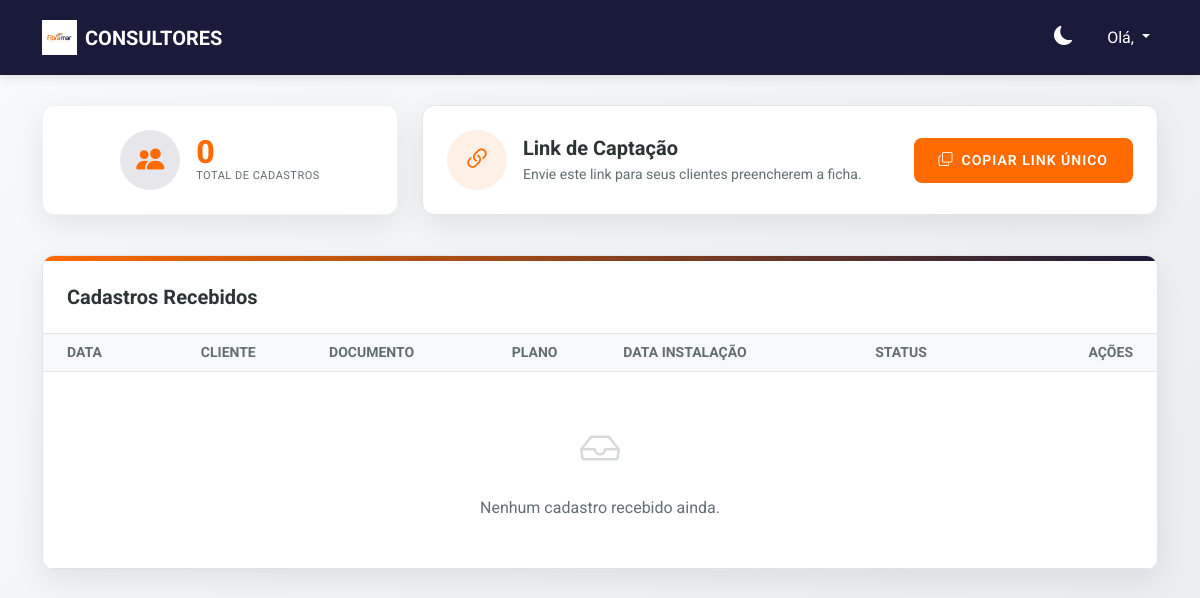
The app's page / (signed in), older data.
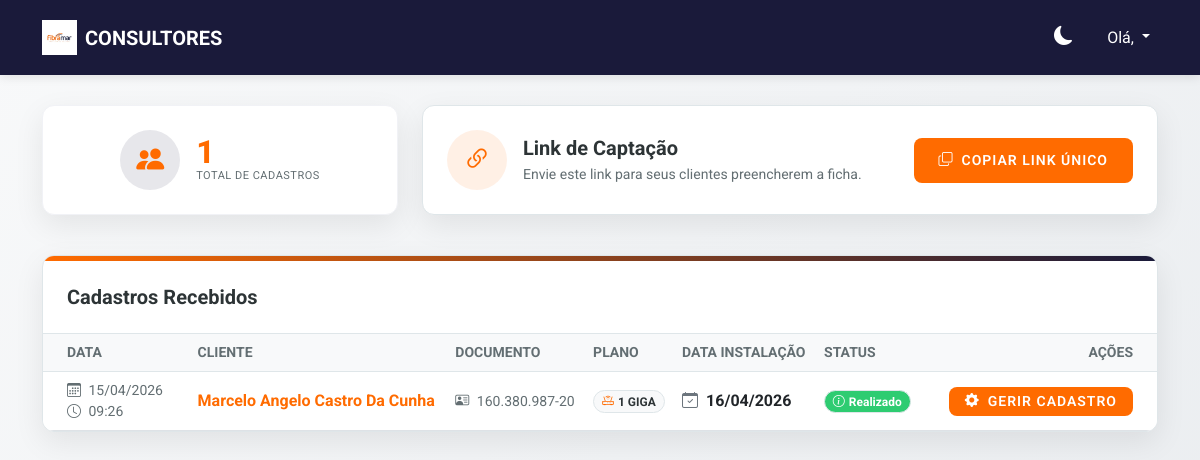
The same page, newer data.
### cadastros/models.py (models this page shows, shortened)
class Cadastro(models.Model):
    TIPO_PESSOA_CHOICES = [
        ('pf', 'Pessoa Física'),
        ('pj', 'Pessoa Jurídica'),
    ]
    PERIODO_CHOICES = [
        ('manha', 'Manhã'),
        ('tarde', 'Tarde'),
    ]
    STATUS_CHOICES = [
        ('pendente', 'Pendente'),
        ('aguardando', 'Aguardando Confirmação'),
        ('realizado', 'Realizado'),
        ('cancelado', 'Cancelado'),
    ]
    tipo_pessoa = models.CharField(max_length=2, choices=TIPO_PESSOA_CHOICES, default='pf')
    documento = models.CharField(max_length=20) # CPF ou CNPJ
    nome_razao = models.CharField(max_length=255) # Nome ou Razão Social
    nome_fantasia = models.CharField(max_length=255, blank=True, null=True)
    rg = models.CharField(max_length=20, blank=True, null=True)
    inscricao_estadual = models.CharField(max_length=50, blank=True, null=True)
    data_nascimento = models.DateField(blank=True, null=True)
    contrato_social = models.FileField(upload_to='contratos/', blank=True, null=True)
    comprovante_residencia = models.FileField(upload_to='comprovantes/', blank=True, null=True)
    foto_documento_frente = models.FileField(upload_to='documentos/', blank=True, null=True)
    foto_documento_verso = models.FileField(upload_to='documentos/', blank=True, null=True)
    selfie_documento = models.FileField(upload_to='selfies/', blank=True, null=True)
    levar_termo = models.BooleanField(default=False) # Opção para Unamar/Cabo Frio/SP
    email = models.EmailField()
    telefone = models.CharField(max_length=20)
    cep = models.CharField(max_length=10)
    cidade = models.CharField(max_length=100)
    bairro = models.CharField(max_length=100)
    endereco = models.CharField(max_length=255)
    referencia = models.TextField()
    google_maps_link = models.URLField(max_length=500, blank=True, null=True)
    plano = models.CharField(max_length=100)
    fidelidade = models.BooleanField(default=True)
    vencimento = models.CharField(max_length=2)
    vencimento_id = models.CharField(max_length=10, blank=True, null=True)
    opcional = models.BooleanField(default=False)
    pagamento_instalacao = models.CharField(max_length=50)
    data_instalacao = models.DateField()
    periodo_instalacao = models.CharField(max_length=10, choices=PERIODO_CHOICES)
    origem = models.CharField(max_length=100)
    consultor = models.ForeignKey(User, on_delete=models.SET_NULL, null=True, blank=True)
    data_cadastro = models.DateTimeField(auto_now_add=True)
    status = models.CharField(max_length=20, choices=STATUS_CHOICES, default='pendente')
    @property
    def plano_velocidade(self):
        planos_nomes = {
            'essencial': '240 MEGA',
            'rapido': '400 MEGA',
            'turbo': '500 MEGA',
            'ultra': '600 MEGA',
            '1giga': '1 GIGA',
            'plano_300': '300 MEGA',
            'plano_700': '700 MEGA'
        }
        return planos_nomes.get(self.plano, self.plano)
    class Meta:
        verbose_name = "Cadastro"
        verbose_name_plural = "Cadastros"

### cadastros/views.py (the view)
# urls.py: path('', views.dashboard, name='dashboard'),
@login_required
def dashboard(request):
    cadastros = Cadastro.objects.filter(consultor=request.user).order_by('-data_cadastro')
    return render(request, 'cadastros/dashboard.html', {
        'cadastros': cadastros,
        'status_choices': Cadastro.STATUS_CHOICES
    })

### templates/cadastros/dashboard.html (shortened to what the changed rows need)
{% extends "base.html" %}
{% load static %}
{% block content %}
<div class="dashboard-wrapper">
    <div class="container-fluid">
        <div class="row mb-4">
            <div class="col-md-4 mb-3">
                <div class="card-premium stats-card d-flex align-items-center justify-content-center p-4">
                    <div class="text-start">
                        <div class="value mb-0">{{ cadastros.count }}</div>
                        <div class="label">Total de Cadastros</div>
                    </div>
                </div>
            </div>
        </div>
        <div class="card-premium">
            <div class="p-0">
                <div class="table-responsive">
                    <table class="table table-hover mb-0">
                        <thead class="bg-light">
                            <tr>
                                <th class="px-4 border-0 text-muted small fw-bold">DATA</th>
                                <th class="border-0 text-muted small fw-bold">CLIENTE</th>
                                <th class="border-0 text-muted small fw-bold">DOCUMENTO</th>
                                <th class="border-0 text-muted small fw-bold">PLANO</th>
                                <th class="border-0 text-muted small fw-bold">DATA INSTALAÇÃO</th>
                                <th class="border-0 text-muted small fw-bold">STATUS</th>
                                <th class="px-4 border-0 text-muted small fw-bold text-end">AÇÕES</th>
                            </tr>
                        </thead>
                        <tbody>
                            {% for c in cadastros %}
                            <tr>
                                <td class="px-4 align-middle text-muted small">
                                    <i class="bi bi-calendar3 me-1"></i> {{ c.data_cadastro|date:"d/m/Y" }}<br>
                                    <i class="bi bi-clock me-1 text-muted"></i> {{ c.data_cadastro|date:"H:i" }}
                                </td>
                                <td class="align-middle fw-bold text-primary">
                                    {{ c.nome_razao }}
                                </td>
                                <td class="align-middle text-muted small">
                                    <i class="bi bi-person-vcard me-1"></i> {{ c.documento }}
                                </td>
                                <td class="align-middle">
                                    <span class="badge rounded-pill bg-light text-dark border d-inline-flex align-items-center">
                                        <i class="bi bi-router me-1 text-primary"></i> {{ c.plano_velocidade }}
                                    </span>
                                </td>
                                <td class="align-middle fw-bold">
                                    <i class="bi bi-calendar-check me-1 text-secondary"></i> {{ c.data_instalacao|date:"d/m/Y" }}
                                </td>
                                <td class="align-middle">
                                    <span class="badge rounded-pill border badge-status-{{ c.status }} d-inline-flex align-items-center">
                                        <i class="bi bi-info-circle me-1"></i> {{ c.get_status_display }}
                                    </span>
                                </td>
                                <td class="px-4 align-middle text-end">
                                    <a href="{% url 'cadastro_detail' c.pk %}" class="btn btn-sm btn-fibramar py-1 px-3 d-inline-flex align-items-center">
                                        <i class="bi bi-gear-fill me-2"></i> GERIR CADASTRO
                                    </a>
                                </td>
                            </tr>
                            {% empty %}
                            <tr>
                                <td colspan="7" class="text-center py-5 text-muted">
                                    <i class="bi bi-inbox fs-1 mb-3 d-block opacity-25"></i>
                                    <p class="mb-0">Nenhum cadastro recebido ainda.</p>
                                </td>
                            </tr>
                            {% endfor %}
                        </tbody>
                    </table>
                </div>
            </div>
        </div>
    </div>
</div>
{% endblock %}

Row changes from the older to the newer data that the page shows:
added Cadastro: data_cadastro "15/04/2026", data_cadastro "09:26", nome_razao "Marcelo Angelo Castro Da Cunha", documento "160.380.987-20", plano_velocidade "1 GIGA", data_instalacao "16/04/2026", status "Realizado"
Text that changed along with them:
{{ cadastros.count }}: "0" → "1"
text no longer shown: "Nenhum cadastro recebido ainda."
